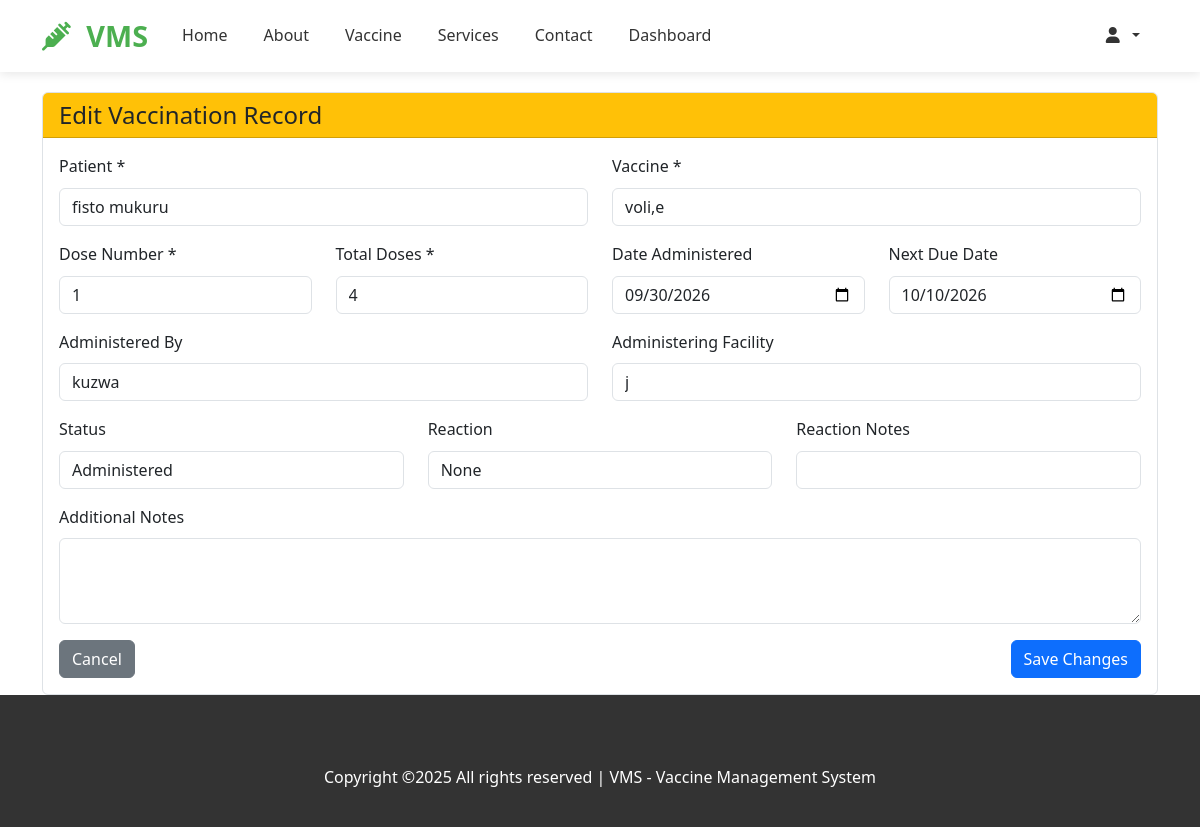
Screenshot of /vaccination-record/11/edit/ with the database file from the repository.
### vaccineapp/models.py (models this page shows, shortened)
class VaccinationRecord(models.Model):
    STATUS_CHOICES = [
        ("scheduled", "Scheduled"),
        ("administered", "Administered"),
        ("missed", "Missed"),
        ("cancelled", "Cancelled"),
    ]
    REACTION_CHOICES = [
        ("none", "No Reaction"),
        ("mild", "Mild Reaction"),
        ("moderate", "Moderate Reaction"),
        ("severe", "Severe Reaction"),
    ]
    patient = models.ForeignKey(
        Patient, on_delete=models.CASCADE, related_name="vaccination_records"
    )
    vaccine = models.ForeignKey(
        Vaccine, on_delete=models.CASCADE, related_name="vaccination_records"
    )
    inventory_used = models.ForeignKey(
        VaccineInventory,
        on_delete=models.SET_NULL,
        null=True,
        blank=True,
        related_name="vaccination_records",
    )
    dose_number = models.IntegerField(default=1, help_text="Which dose in the series")
    total_doses = models.IntegerField(
        default=1, help_text="Total doses required for this vaccine"
    )
    date_administered = models.DateField()
    next_due_date = models.DateField(blank=True, null=True)
    administered_by = models.ForeignKey(
        User,
        on_delete=models.SET_NULL,
        null=True,
        blank=True,
        related_name="administered_vaccinations",
        help_text="Medical professional who administered the vaccine",
    )
    administered_by_name = models.CharField(
        max_length=255,
        blank=True,
        null=True,
        help_text="Name of the person who administered the vaccine",
    )
    administering_facility = models.CharField(max_length=200, blank=True, null=True)
    lot_number = models.CharField(max_length=50, blank=True, null=True)
    expiration_date = models.DateField(blank=True, null=True)
    status = models.CharField(
        max_length=20, choices=STATUS_CHOICES, default="administered"
    )
    reaction = models.CharField(max_length=20, choices=REACTION_CHOICES, default="none")
    reaction_notes = models.TextField(blank=True, null=True)
    notes = models.TextField(blank=True, null=True)
    follow_up_required = models.BooleanField(default=False)
    follow_up_date = models.DateField(blank=True, null=True)
    certificate_number = models.CharField(
        max_length=50, blank=True, null=True, unique=True
    )
    certificate_issued = models.BooleanField(default=False)
    certificate_issued_date = models.DateField(blank=True, null=True)
    created_at = models.DateTimeField(auto_now_add=True)
    updated_at = models.DateTimeField(auto_now=True)
    class Meta:
        ordering = ["-date_administered"]
        unique_together = ["patient", "vaccine", "dose_number"]
        verbose_name = "Vaccination Record"
        verbose_name_plural = "Vaccination Records"

class Patient(models.Model):
    GENDER_CHOICES = [
        ("M", "Male"),
        ("F", "Female"),
        ("O", "Other"),
        ("U", "Unknown"),
    ]
    BLOOD_TYPE_CHOICES = [
        ("A+", "A+"),
        ("A-", "A-"),
        ("B+", "B+"),
        ("B-", "B-"),
        ("AB+", "AB+"),
        ("AB-", "AB-"),
        ("O+", "O+"),
        ("O-", "O-"),
        ("UNK", "Unknown"),
    ]
    user = models.ForeignKey(User, on_delete=models.CASCADE, related_name="patients")
    first_name = models.CharField(max_length=100)
    last_name = models.CharField(max_length=100)
    date_of_birth = models.DateField()
    gender = models.CharField(max_length=1, choices=GENDER_CHOICES, default="U")
    weight = models.DecimalField(
        max_digits=5, decimal_places=2, blank=True, null=True, help_text="Weight in kg"
    )
    height = models.DecimalField(
        max_digits=5, decimal_places=2, blank=True, null=True, help_text="Height in cm"
    )
    blood_type = models.CharField(
        max_length=3, choices=BLOOD_TYPE_CHOICES, blank=True, null=True
    )
    allergies = models.TextField(
        blank=True, null=True, help_text="List any known allergies"
    )
    medical_conditions = models.TextField(
        blank=True, null=True, help_text="List any medical conditions"
    )
    current_medications = models.TextField(
        blank=True, null=True, help_text="List current medications"
    )
    patient_phone = models.CharField(max_length=15, blank=True, null=True)
    patient_email = models.EmailField(blank=True, null=True)
    relationship_to_guardian = models.CharField(
        max_length=50, blank=True, null=True, help_text="e.g., Son, Daughter, Ward"
    )
    medical_record_number = models.CharField(
        max_length=50, blank=True, null=True, unique=True
    )
    created_at = models.DateTimeField(auto_now_add=True)
    updated_at = models.DateTimeField(auto_now=True)
    class Meta:
        ordering = ["-created_at"]
        verbose_name = "Patient"
        verbose_name_plural = "Patients"
    def __str__(self):
        return f"{self.first_name} {self.last_name}"

class Vaccine(models.Model):
    VACCINE_TYPE_CHOICES = [
        ("combination", "Combination Vaccine"),
        ("single", "Single Antigen"),
        ("live", "Live Attenuated"),
        ("inactivated", "Inactivated"),
    ]
    AGE_GROUP_CHOICES = [
        ("infant", "Infant (0-12 months)"),
        ("toddler", "Toddler (1-3 years)"),
        ("preschool", "Preschool (3-5 years)"),
        ("school_age", "School Age (6-12 years)"),
        ("adolescent", "Adolescent (13-18 years)"),
    ]
    name = models.CharField(max_length=200)
    short_name = models.CharField(max_length=50, blank=True, null=True)
    description = models.TextField(blank=True, null=True)
    vaccine_type = models.CharField(
        max_length=20, choices=VACCINE_TYPE_CHOICES, default="single"
    )
    target_diseases = models.CharField(max_length=300, blank=True, null=True)
    recommended_age = models.CharField(max_length=100, blank=True, null=True)
    doses_required = models.IntegerField(default=1, validators=[MinValueValidator(1)])
    days_between_doses = models.IntegerField(
        blank=True, null=True, help_text="Days between doses"
    )
    age_groups = models.CharField(
        max_length=200, blank=True, null=True, help_text="Comma-separated age groups"
    )
    manufacturer = models.CharField(max_length=200, blank=True, null=True)
    storage_temperature = models.CharField(max_length=50, blank=True, null=True)
    contraindications = models.TextField(blank=True, null=True)
    side_effects = models.TextField(blank=True, null=True)
    route = models.CharField(
        max_length=50, blank=True, null=True, help_text="e.g., Intramuscular, Oral"
    )
    site = models.CharField(
        max_length=50, blank=True, null=True, help_text="e.g., Upper arm, Thigh"
    )
    cvx_code = models.CharField(
        max_length=10, blank=True, null=True, help_text="CVX vaccine code"
    )
    cdc_identifier = models.CharField(
        max_length=20, blank=True, null=True, help_text="CDC vaccine identifier"
    )
    monitoring_duration_minutes = models.IntegerField(
        default=30, help_text="Default post-vaccination monitoring duration in minutes"
    )
    is_active = models.BooleanField(default=True)
    created_at = models.DateTimeField(auto_now_add=True)
    updated_at = models.DateTimeField(auto_now=True)
    class Meta:
        ordering = ["name"]
        verbose_name = "Vaccine"
        verbose_name_plural = "Vaccines"

### vaccineapp/views.py (the view, shortened to what this page needs)
# urls.py: path('vaccination-record/<int:pk>/edit/', edit_vaccination_record, name='edit_vaccination_record'),
def edit_vaccination_record(request, pk):
    record = get_object_or_404(VaccinationRecord, id=pk)
    patients = Patient.objects.all().order_by('first_name', 'last_name')
    vaccines = Vaccine.objects.filter(is_active=True).order_by('name')
    context = {
        'record': record,
        'patients': patients,
        'vaccines': vaccines,
    }
    return render(request, 'edit_vaccination_record.html', context)

### vaccineapp/templates/edit_vaccination_record.html (shortened to what this page needs)
{% extends 'base.html' %}
{% block content %}
<div class="container mt-4">
    <div class="card">
        <div class="card-header bg-warning">
            <h4 class="mb-0">Edit Vaccination Record</h4>
        </div>
        <div class="card-body">
            <form method="post">
                <div class="row">
                    <div class="col-md-6 mb-3">
                        <label class="form-label">Patient *</label>
                        <select name="patient_id" class="form-control" required>
                            {% for patient in patients %}
                                <option value="{{ patient.id }}" {% if record.patient.id == patient.id %}selected{% endif %}>
                                    {{ patient }}
                                </option>
                            {% endfor %}
                        </select>
                    </div>
                    <div class="col-md-6 mb-3">
                        <label class="form-label">Vaccine *</label>
                        <select name="vaccine_id" class="form-control" required>
                            {% for vaccine in vaccines %}
                                <option value="{{ vaccine.id }}" {% if record.vaccine.id == vaccine.id %}selected{% endif %}>
                                    {{ vaccine.name }}
                                </option>
                            {% endfor %}
                        </select>
                    </div>
                    <div class="col-md-3 mb-3">
                        <label class="form-label">Dose Number *</label>
                        <input type="number" name="dose_number" class="form-control" value="{{ record.dose_number }}" required>
                    </div>
                    <div class="col-md-3 mb-3">
                        <label class="form-label">Total Doses *</label>
                        <input type="number" name="total_doses" class="form-control" value="{{ record.total_doses }}" required>
                    </div>
                    <div class="col-md-3 mb-3">
                        <label class="form-label">Date Administered</label>
                        <input type="date" name="date_administered" class="form-control" value="{{ record.date_administered|date:'Y-m-d' }}">
                    </div>
                    <div class="col-md-3 mb-3">
                        <label class="form-label">Next Due Date</label>
                        <input type="date" name="next_due_date" class="form-control" value="{{ record.next_due_date|date:'Y-m-d' }}">
                    </div>
                    <div class="col-md-6 mb-3">
                        <label class="form-label">Administered By</label>
                        <input type="text" name="administered_by" class="form-control" value="{{ record.administered_by|default:'' }}">
                    </div>
                    <div class="col-md-6 mb-3">
                        <label class="form-label">Administering Facility</label>
                        <input type="text" name="administering_facility" class="form-control" value="{{ record.administering_facility|default:'' }}">
                    </div>
                    <div class="col-md-4 mb-3">
                        <label class="form-label">Status</label>
                        <select name="status" class="form-control">
                            <option value="administered" {% if record.status == 'administered' %}selected{% endif %}>Administered</option>
                        </select>
                    </div>
                    <div class="col-md-4 mb-3">
                        <label class="form-label">Reaction</label>
                        <select name="reaction" class="form-control">
                            <option value="none" {% if record.reaction == 'none' %}selected{% endif %}>None</option>
                        </select>
                    </div>
                    <div class="col-md-4 mb-3">
                        <label class="form-label">Reaction Notes</label>
                        <input type="text" name="reaction_notes" class="form-control" value="{{ record.reaction_notes|default:'' }}">
                    </div>
                    <div class="col-12 mb-3">
                        <label class="form-label">Additional Notes</label>
                        <textarea name="notes" class="form-control" rows="3">{{ record.notes|default:'' }}</textarea>
                    </div>
                </div>
                <div class="d-flex justify-content-between">
                    <a href="{% url 'view_vaccination_record' record.id %}" class="btn btn-secondary">Cancel</a>
                    <button type="submit" class="btn btn-primary">Save Changes</button>
                </div>
            </form>
        </div>
    </div>
</div>
{% endblock %}

### vaccineapp/static/css/home.css (style rules this page uses)
:root { --primary-color: #4caf50; --secondary-color: #2196f3; --dark-color: #333; --light-color: #f8f9fa; }
body { font-family: 'Segoe UI', Tahoma, Geneva, Verdana, sans-serif; line-height: 1.6; }

### vaccineapp/templates/base.html (style rules this page uses)
:root { --bg-color: #ffffff; --text-color: #212529; --card-bg: #ffffff; --border-color: #dee2e6; }
body { background-color: var(--bg-color); color: var(--text-color); transition: all 0.3s ease; }
.card { background-color: var(--card-bg); border-color: var(--border-color); }

### rows the page displays
VaccinationRecord: patient_id "fisto mukuru", vaccine_id "voli,e", dose_number "1", total_doses "4", date_administered "09/30/2026", next_due_date "10/10/2026", administered_by "kuzwa", administering_facility "j", status "Administered", reaction "None"
